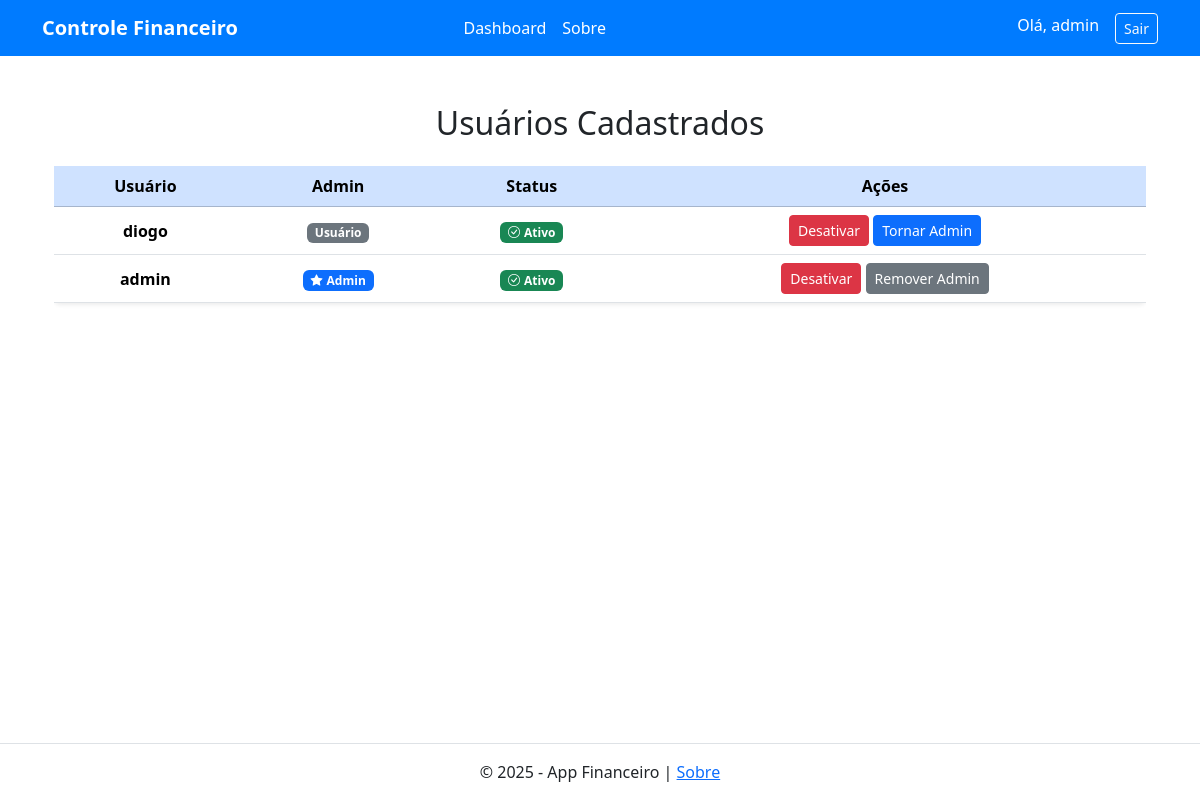
The app's page /admin/usuários (signed in) with its own data.
### tables this page shows
CREATE TABLE usuarios (
            id INTEGER PRIMARY KEY AUTOINCREMENT,
            username TEXT NOT NULL UNIQUE,
            senha_hash TEXT NOT NULL
        , is_admin BOOLEAN DEFAULT 0, ativo BOOLEAN DEFAULT 1);

### app.py (the view)
@app.route('/admin/usuários')
def listar_usuarios():
    if not session.get('is_admin'):
        flash('Acesso restrito para administradores.', 'danger')
        return redirect(url_for('login'))
    with sqlite3.connect('financeiro.db') as conexao:
        cursor = conexao.cursor()
        cursor.execute("SELECT id, username, senha_hash, is_admin, ativo FROM usuarios")
        usuarios = cursor.fetchall()
    return render_template('admin/usuarios.html', usuarios=usuarios)

### templates/admin/usuarios.html (shortened to what this page needs)
{% extends 'base.html' %}
{% block content %}
<div class="container mt-5">
    <h2 class="mb-4 text-center">Usuários Cadastrados</h2>
    <div class="table-responsive">
        <table class="table table-hover align-middle text-center shadow-sm rounded">
            <thead class="table-primary">
                <tr>
                    <th>Usuário</th>
                    <th>Admin</th>
                    <th>Status</th>
                    <th>Ações</th>
                </tr>
            </thead>
            <tbody>
                {% for usuario in usuarios %}
                <tr>
                    <td class="fw-semibold">{{ usuario[1] }}</td>
                    <td>
                        {% if usuario[3] %}
                            <span class="badge bg-primary"><i class="bi bi-star-fill me-1"></i>Admin</span>
                        {% else %}
                            <span class="badge bg-secondary">Usuário</span>
                        {% endif %}
                    </td>
                    <td>
                        {% if usuario[4] == 1 %}
                            <span class="badge bg-success"><i class="bi bi-check-circle me-1"></i>Ativo</span>
                        {% else %}
                            <span class="badge bg-danger"><i class="bi bi-x-circle me-1"></i>Inativo</span>
                        {% endif %}
                    </td>
                    <td>
                        <button class="btn btn-sm {% if usuario[4] %}btn-danger{% else %}btn-success{% endif %}"
                                data-bs-toggle="modal"
                                data-bs-target="#confirmarAcao{{ usuario[0] }}">
                            {% if usuario[4] %}Desativar{% else %}Ativar{% endif %}
                        </button>
                        <button class="btn btn-sm {% if usuario[3] %}btn-secondary{% else %}btn-primary{% endif %}"
                                data-bs-toggle="modal"
                                data-bs-target="#confirmarAdmin{{ usuario[0] }}">
                            {% if usuario[3] %}Remover Admin{% else %}Tornar Admin{% endif %}
                        </button>
                    </td>
                </tr>
                {% endfor %}
            </tbody>
        </table>
    </div>
</div>
{% endblock %}

### templates/includes/navbar.html (shortened to what this page needs)
<nav class="navbar navbar-expand-lg" style="background-color: #007BFF;">
    <div class="container">
        <a class="navbar-brand text-white fw-bold" href="{{ url_for('home') }}">Controle Financeiro</a>
        <div class="collapse navbar-collapse" id="navbarNav">
    {% if session.get('usuario') %}
        <ul class="navbar-nav mx-auto mb-2 mb-lg-0">
            {% if session['is_admin'] %}
                <li class="nav-item">
                    <a class="nav-link text-white" href="{{ url_for('admin_dashboard') }}">Dashboard</a>
                </li>
                <li class="nav-item">
                    <a class="nav-link text-white" href="{{ url_for('about') }}">Sobre</a>
                </li>
            {% endif %}
        </ul>
        <div class="d-flex ms-auto">
            <span class="text-white me-3">Olá, {{ session['usuario']['username'] }}</span>
            <a class="btn btn-outline-light btn-sm" href="{{ url_for('logout') }}">Sair</a>
        </div>
    {% else %}
        <div class="ms-auto">
            <a class="btn btn-outline-light btn-sm" href="{{ url_for('login') }}">Entrar</a>
        </div>
    {% endif %}
</div>
    </div>
</nav>

### records on screen
usuarios: usuario.username "admin", username "admin", is_admin True (drawn), ativo True (drawn)
usuarios: username "diogo", is_admin "Usuário", ativo True (drawn)
